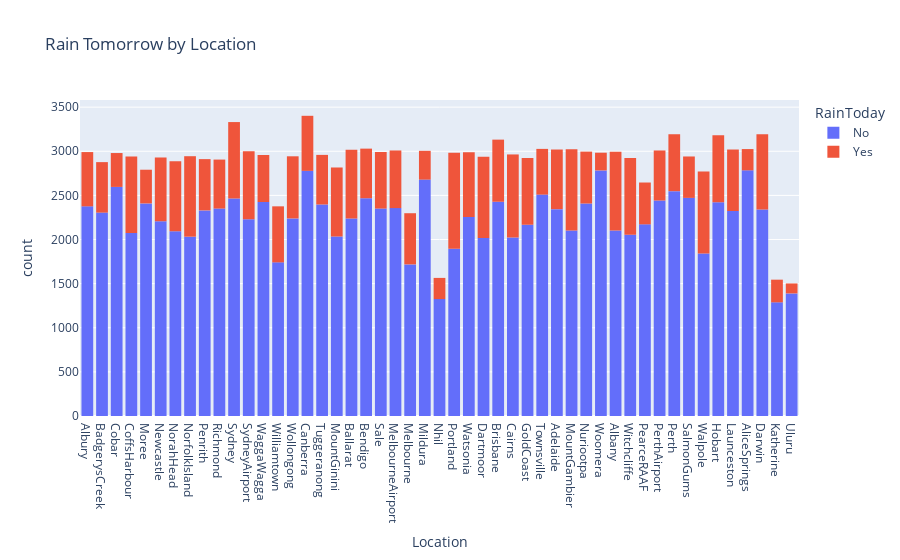

Notebook code for this chart:
### Markdown cell above
### EDA (Exploratry Data Analysis)

### Code cell
px.histogram(raw_df, x="Location", color="RainToday", title="Rain Tomorrow by Location")

### Figure 1 — Plotly figure (JSON) as saved in the notebook; plotly's stock layout.template omitted (floating-point values rounded to 4 significant figures; data arrays with more than 128 entries replaced by an {"elided": "..."} marker saying what was removed)
{"data": [{"bingroup": "x", "hovertemplate": "RainToday=No<br>Location=%{x}<br>count=%{y}<extra></extra>", "legendgroup": "No", "marker": {"color": "#636efa", "pattern": {"shape": ""}}, "name": "No", "orientation": "v", "showlegend": true, "type": "histogram", "x": {"elided": "109332 str values"}, "xaxis": "x", "yaxis": "y"}, {"bingroup": "x", "hovertemplate": "RainToday=Yes<br>Location=%{x}<br>count=%{y}<extra></extra>", "legendgroup": "Yes", "marker": {"color": "#EF553B", "pattern": {"shape": ""}}, "name": "Yes", "orientation": "v", "showlegend": true, "type": "histogram", "x": {"elided": "31455 str values"}, "xaxis": "x", "yaxis": "y"}], "layout": {"barmode": "relative", "legend": {"title": {"text": "RainToday"}, "tracegroupgap": 0}, "title": {"text": "Rain Tomorrow by Location"}, "xaxis": {"anchor": "y", "domain": [0, 1], "title": {"text": "Location"}}, "yaxis": {"anchor": "x", "domain": [0, 1], "title": {"text": "count"}}}}
